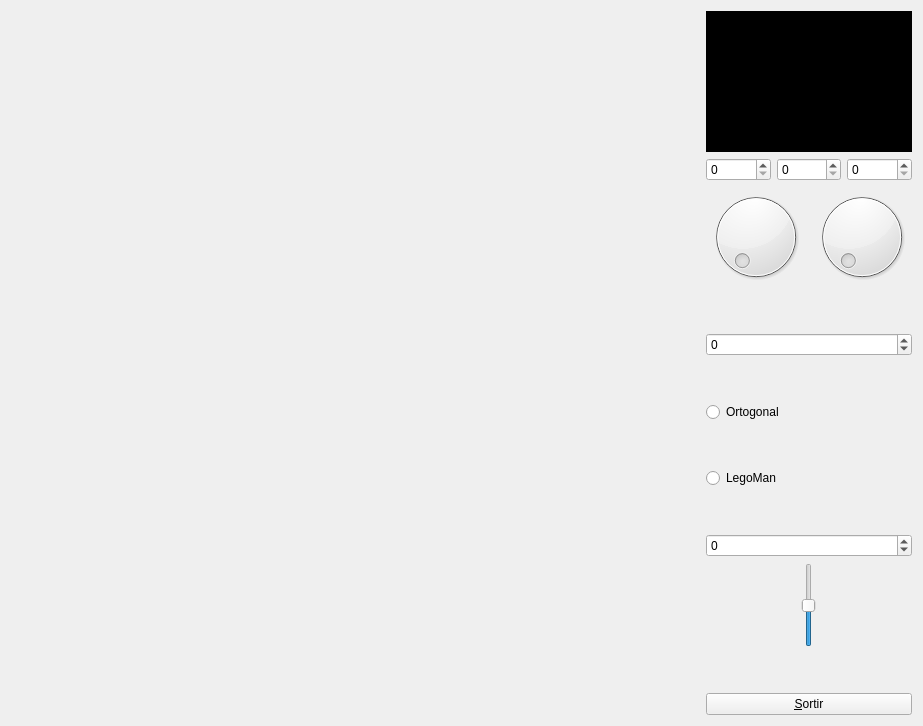
<?xml version="1.0" encoding="UTF-8"?>
<ui version="4.0">
 <class>MyForm</class>
 <widget class="QWidget" name="MyForm">
  <property name="geometry">
   <rect>
    <x>0</x>
    <y>0</y>
    <width>923</width>
    <height>726</height>
   </rect>
  </property>
  <property name="windowTitle">
   <string>IDI-Lab</string>
  </property>
  <layout class="QHBoxLayout" name="horizontalLayout_4">
   <item>
    <widget class="MyGLWidget" name="widget" native="true">
     <property name="sizePolicy">
      <sizepolicy hsizetype="Expanding" vsizetype="Expanding">
       <horstretch>0</horstretch>
       <verstretch>0</verstretch>
      </sizepolicy>
     </property>
     <property name="minimumSize">
      <size>
       <width>50</width>
       <height>50</height>
      </size>
     </property>
    </widget>
   </item>
   <item>
    <layout class="QVBoxLayout" name="verticalLayout_2">
     <item>
      <widget class="MyLabel" name="label">
       <property name="sizePolicy">
        <sizepolicy hsizetype="Preferred" vsizetype="Expanding">
         <horstretch>0</horstretch>
         <verstretch>0</verstretch>
        </sizepolicy>
       </property>
       <property name="minimumSize">
        <size>
         <width>0</width>
         <height>40</height>
        </size>
       </property>
       <property name="styleSheet">
        <string notr="true">background-color: rgb(0, 0, 0);</string>
       </property>
       <property name="text">
        <string/>
       </property>
       <property name="alignment">
        <set>Qt::AlignCenter</set>
       </property>
      </widget>
     </item>
     <item>
      <layout class="QHBoxLayout" name="horizontalLayout_3">
       <item>
        <widget class="QSpinBox" name="spinBox_3">
         <property name="maximum">
          <number>255</number>
         </property>
        </widget>
       </item>
       <item>
        <widget class="QSpinBox" name="spinBox_4">
         <property name="maximum">
          <number>255</number>
         </property>
        </widget>
       </item>
       <item>
        <widget class="QSpinBox" name="spinBox_5">
         <property name="maximum">
          <number>255</number>
         </property>
        </widget>
       </item>
      </layout>
     </item>
     <item>
      <layout class="QHBoxLayout" name="horizontalLayout_2">
       <item>
        <widget class="QDial" name="dial"/>
       </item>
       <item>
        <widget class="QDial" name="dial_2"/>
       </item>
      </layout>
     </item>
     <item>
      <layout class="QVBoxLayout" name="verticalLayout">
       <item>
        <spacer name="verticalSpacer_5">
         <property name="orientation">
          <enum>Qt::Vertical</enum>
         </property>
         <property name="sizeHint" stdset="0">
          <size>
           <width>20</width>
           <height>40</height>
          </size>
         </property>
        </spacer>
       </item>
       <item>
        <widget class="QSpinBox" name="spinBox_2">
         <property name="minimum">
          <number>-10</number>
         </property>
         <property name="maximum">
          <number>10</number>
         </property>
        </widget>
       </item>
       <item>
        <spacer name="verticalSpacer_4">
         <property name="orientation">
          <enum>Qt::Vertical</enum>
         </property>
         <property name="sizeHint" stdset="0">
          <size>
           <width>20</width>
           <height>40</height>
          </size>
         </property>
        </spacer>
       </item>
       <item>
        <widget class="QRadioButton" name="radioButton_2">
         <property name="text">
          <string>Ortogonal</string>
         </property>
         <property name="autoExclusive">
          <bool>false</bool>
         </property>
        </widget>
       </item>
       <item>
        <spacer name="verticalSpacer_3">
         <property name="orientation">
          <enum>Qt::Vertical</enum>
         </property>
         <property name="sizeHint" stdset="0">
          <size>
           <width>20</width>
           <height>40</height>
          </size>
         </property>
        </spacer>
       </item>
       <item>
        <widget class="QRadioButton" name="radioButton">
         <property name="text">
          <string>LegoMan</string>
         </property>
        </widget>
       </item>
       <item>
        <spacer name="verticalSpacer">
         <property name="orientation">
          <enum>Qt::Vertical</enum>
         </property>
         <property name="sizeHint" stdset="0">
          <size>
           <width>20</width>
           <height>40</height>
          </size>
         </property>
        </spacer>
       </item>
       <item>
        <widget class="QSpinBox" name="spinBox">
         <property name="minimum">
          <number>-100</number>
         </property>
         <property name="maximum">
          <number>100</number>
         </property>
        </widget>
       </item>
       <item>
        <layout class="QHBoxLayout" name="horizontalLayout">
         <item>
          <spacer name="horizontalSpacer">
           <property name="orientation">
            <enum>Qt::Horizontal</enum>
           </property>
           <property name="sizeType">
            <enum>QSizePolicy::Maximum</enum>
           </property>
           <property name="sizeHint" stdset="0">
            <size>
             <width>10</width>
             <height>20</height>
            </size>
           </property>
          </spacer>
         </item>
         <item>
          <widget class="QSlider" name="verticalSlider">
           <property name="sizePolicy">
            <sizepolicy hsizetype="Fixed" vsizetype="MinimumExpanding">
             <horstretch>0</horstretch>
             <verstretch>0</verstretch>
            </sizepolicy>
           </property>
           <property name="minimum">
            <number>-100</number>
           </property>
           <property name="maximum">
            <number>100</number>
           </property>
           <property name="singleStep">
            <number>1</number>
           </property>
           <property name="orientation">
            <enum>Qt::Vertical</enum>
           </property>
          </widget>
         </item>
         <item>
          <spacer name="horizontalSpacer_2">
           <property name="orientation">
            <enum>Qt::Horizontal</enum>
           </property>
           <property name="sizeType">
            <enum>QSizePolicy::Maximum</enum>
           </property>
           <property name="sizeHint" stdset="0">
            <size>
             <width>10</width>
             <height>20</height>
            </size>
           </property>
          </spacer>
         </item>
        </layout>
       </item>
       <item>
        <spacer name="verticalSpacer_2">
         <property name="orientation">
          <enum>Qt::Vertical</enum>
         </property>
         <property name="sizeHint" stdset="0">
          <size>
           <width>20</width>
           <height>40</height>
          </size>
         </property>
        </spacer>
       </item>
       <item>
        <widget class="QPushButton" name="pushButton">
         <property name="sizePolicy">
          <sizepolicy hsizetype="Minimum" vsizetype="Fixed">
           <horstretch>0</horstretch>
           <verstretch>0</verstretch>
          </sizepolicy>
         </property>
         <property name="text">
          <string>&amp;Sortir</string>
         </property>
        </widget>
       </item>
      </layout>
     </item>
    </layout>
   </item>
  </layout>
 </widget>
 <customwidgets>
  <customwidget>
   <class>MyGLWidget</class>
   <extends>QWidget</extends>
   <header>MyGLWidget.h</header>
   <container>1</container>
   <slots>
    <signal>setEscala(int)</signal>
    <slot>zoom(int)</slot>
    <slot>pintarModel(bool)</slot>
    <slot>cambiarOptica()</slot>
    <slot>cambiarEscala(int)</slot>
    <slot>cambiarAngleX(int)</slot>
    <slot>cambiarAngleY(int)</slot>
   </slots>
  </customwidget>
  <customwidget>
   <class>MyLabel</class>
   <extends>QLabel</extends>
   <header>MyLabel.h</header>
   <slots>
    <slot>saveRed(int)</slot>
    <slot>saveGreen(int)</slot>
    <slot>saveBlue(int)</slot>
   </slots>
  </customwidget>
 </customwidgets>
 <resources/>
 <connections>
  <connection>
   <sender>pushButton</sender>
   <signal>clicked()</signal>
   <receiver>MyForm</receiver>
   <slot>close()</slot>
   <hints>
    <hint type="sourcelabel">
     <x>846</x>
     <y>719</y>
    </hint>
    <hint type="destinationlabel">
     <x>839</x>
     <y>529</y>
    </hint>
   </hints>
  </connection>
  <connection>
   <sender>verticalSlider</sender>
   <signal>valueChanged(int)</signal>
   <receiver>spinBox</receiver>
   <slot>setValue(int)</slot>
   <hints>
    <hint type="sourcelabel">
     <x>804</x>
     <y>641</y>
    </hint>
    <hint type="destinationlabel">
     <x>846</x>
     <y>550</y>
    </hint>
   </hints>
  </connection>
  <connection>
   <sender>spinBox</sender>
   <signal>valueChanged(int)</signal>
   <receiver>verticalSlider</receiver>
   <slot>setValue(int)</slot>
   <hints>
    <hint type="sourcelabel">
     <x>846</x>
     <y>550</y>
    </hint>
    <hint type="destinationlabel">
     <x>804</x>
     <y>641</y>
    </hint>
   </hints>
  </connection>
  <connection>
   <sender>verticalSlider</sender>
   <signal>valueChanged(int)</signal>
   <receiver>widget</receiver>
   <slot>zoom(int)</slot>
   <hints>
    <hint type="sourcelabel">
     <x>804</x>
     <y>641</y>
    </hint>
    <hint type="destinationlabel">
     <x>689</x>
     <y>437</y>
    </hint>
   </hints>
  </connection>
  <connection>
   <sender>radioButton</sender>
   <signal>clicked(bool)</signal>
   <receiver>widget</receiver>
   <slot>pintarModel(bool)</slot>
   <hints>
    <hint type="sourcelabel">
     <x>846</x>
     <y>472</y>
    </hint>
    <hint type="destinationlabel">
     <x>657</x>
     <y>201</y>
    </hint>
   </hints>
  </connection>
  <connection>
   <sender>radioButton_2</sender>
   <signal>clicked()</signal>
   <receiver>widget</receiver>
   <slot>cambiarOptica()</slot>
   <hints>
    <hint type="sourcelabel">
     <x>846</x>
     <y>397</y>
    </hint>
    <hint type="destinationlabel">
     <x>695</x>
     <y>119</y>
    </hint>
   </hints>
  </connection>
  <connection>
   <sender>widget</sender>
   <signal>setEscala(int)</signal>
   <receiver>spinBox_2</receiver>
   <slot>setValue(int)</slot>
   <hints>
    <hint type="sourcelabel">
     <x>501</x>
     <y>177</y>
    </hint>
    <hint type="destinationlabel">
     <x>846</x>
     <y>322</y>
    </hint>
   </hints>
  </connection>
  <connection>
   <sender>spinBox_2</sender>
   <signal>valueChanged(int)</signal>
   <receiver>widget</receiver>
   <slot>cambiarEscala(int)</slot>
   <hints>
    <hint type="sourcelabel">
     <x>846</x>
     <y>322</y>
    </hint>
    <hint type="destinationlabel">
     <x>696</x>
     <y>89</y>
    </hint>
   </hints>
  </connection>
  <connection>
   <sender>dial</sender>
   <signal>valueChanged(int)</signal>
   <receiver>widget</receiver>
   <slot>cambiarAngleX(int)</slot>
   <hints>
    <hint type="sourcelabel">
     <x>810</x>
     <y>166</y>
    </hint>
    <hint type="destinationlabel">
     <x>629</x>
     <y>37</y>
    </hint>
   </hints>
  </connection>
  <connection>
   <sender>dial_2</sender>
   <signal>valueChanged(int)</signal>
   <receiver>widget</receiver>
   <slot>cambiarAngleY(int)</slot>
   <hints>
    <hint type="sourcelabel">
     <x>916</x>
     <y>214</y>
    </hint>
    <hint type="destinationlabel">
     <x>680</x>
     <y>145</y>
    </hint>
   </hints>
  </connection>
  <connection>
   <sender>spinBox_3</sender>
   <signal>valueChanged(int)</signal>
   <receiver>label</receiver>
   <slot>saveRed(int)</slot>
   <hints>
    <hint type="sourcelabel">
     <x>753</x>
     <y>72</y>
    </hint>
    <hint type="destinationlabel">
     <x>795</x>
     <y>22</y>
    </hint>
   </hints>
  </connection>
  <connection>
   <sender>spinBox_4</sender>
   <signal>valueChanged(int)</signal>
   <receiver>label</receiver>
   <slot>saveGreen(int)</slot>
   <hints>
    <hint type="sourcelabel">
     <x>837</x>
     <y>78</y>
    </hint>
    <hint type="destinationlabel">
     <x>824</x>
     <y>29</y>
    </hint>
   </hints>
  </connection>
  <connection>
   <sender>spinBox_5</sender>
   <signal>valueChanged(int)</signal>
   <receiver>label</receiver>
   <slot>saveBlue(int)</slot>
   <hints>
    <hint type="sourcelabel">
     <x>889</x>
     <y>69</y>
    </hint>
    <hint type="destinationlabel">
     <x>840</x>
     <y>31</y>
    </hint>
   </hints>
  </connection>
 </connections>
</ui>
